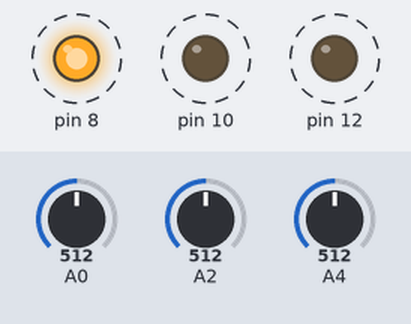
The sketch below on a simulated Arduino Uno, built for the host (arithmetic inside an expression is 32-bit, double 64-bit). On the bench: output pins drawn as LEDs (lit = HIGH). Dashed ring = blinking. The test bench sets the inputs (shaded band); at power-on: A0 = 512, A4 = 512, A2 = 512. Pins used as bus, display or sensor lines are not drawn.

Above: at 1.0 s.
1.3 s: A0 set to 837
4.3 s: A0 set to 865
At 4.45 s:
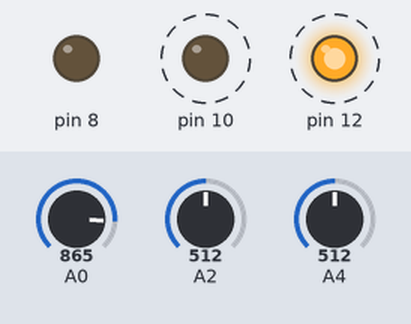
7.3 s: A4 set to 832
10.3 s: A4 set to 867
At 12.2 s:
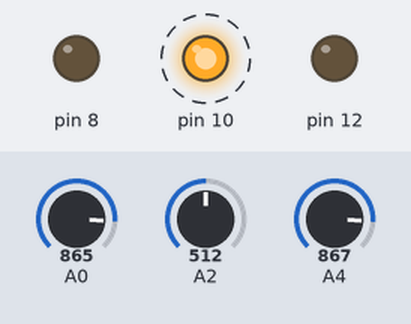
13.3 s: A2 set to 837
16.3 s: A2 set to 867
At 17.2 s:
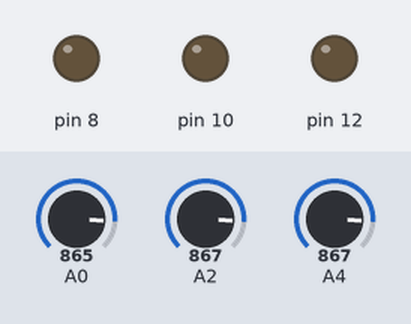
Timing chart, 0 to 18.8 s (numbered marks = the images above; inputs shaded):
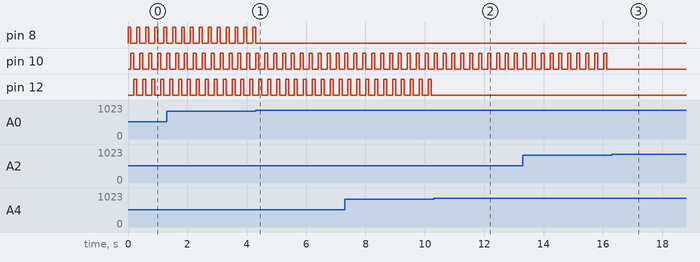

The sketch:

adr.ino
```cpp
void setup()
{
  pinMode(PIN_PB0, OUTPUT); //LIGHT3
  pinMode(PIN_PB2, OUTPUT); //LIGHT4
  pinMode(PIN_PB4, OUTPUT); //LIGHT5
  pinMode(PIN_PC0, INPUT); //LIGHT3
  pinMode(PIN_PC2, INPUT); //LIGHT4
  pinMode(PIN_PC4, INPUT); //LIGHT5
  pinMode(PIN_PD3, OUTPUT);

  digitalWrite(PIN_PB0,LOW);
  digitalWrite(PIN_PB2,LOW);
  digitalWrite(PIN_PB4,LOW);
  digitalWrite(PIN_PD3,HIGH);
}
int sent;

void setZero(){
  digitalWrite(PIN_PB0,LOW);
  digitalWrite(PIN_PB2,LOW);
  digitalWrite(PIN_PB4,LOW);
  digitalWrite(PIN_PD3,HIGH);
}

void getLight(int pin){
    setZero();
    if (analogRead(pin) <850){
      digitalWrite(sent,HIGH);
      digitalWrite(PIN_PD3,LOW);
    }
}

void loop()
{

  sent = PIN_PB0;
  getLight(PIN_PC0);
  delay(100);

  sent = PIN_PB2;
  getLight(PIN_PC2);
  delay(100);

  sent = PIN_PB4;
  getLight(PIN_PC4);
  delay(100);

}
```

Measured:
- the behaviour switches between 849 and 850 on A0 (found by bisection; images 0 and 1)
- the behaviour switches between 849 and 850 on A4 (found by bisection; images 1 and 2)
- the behaviour switches between 849 and 850 on A2 (found by bisection; images 2 and 3)
- after the input at 4.3 s, pin 8: goes on until 4.3 s, then stays LOW
- after the input at 10.3 s, pin 12: stops changing and stays LOW
- after the input at 16.3 s, pin 10: stops changing and stays LOW
- by itself, pin 8, pin 10, pin 12: alternates HIGH for 0.10 s and LOW for 0.20 s
